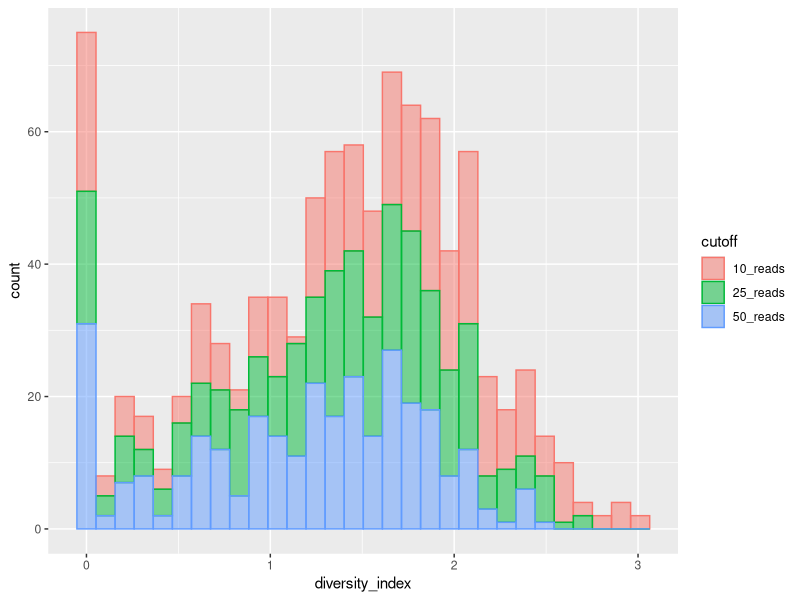
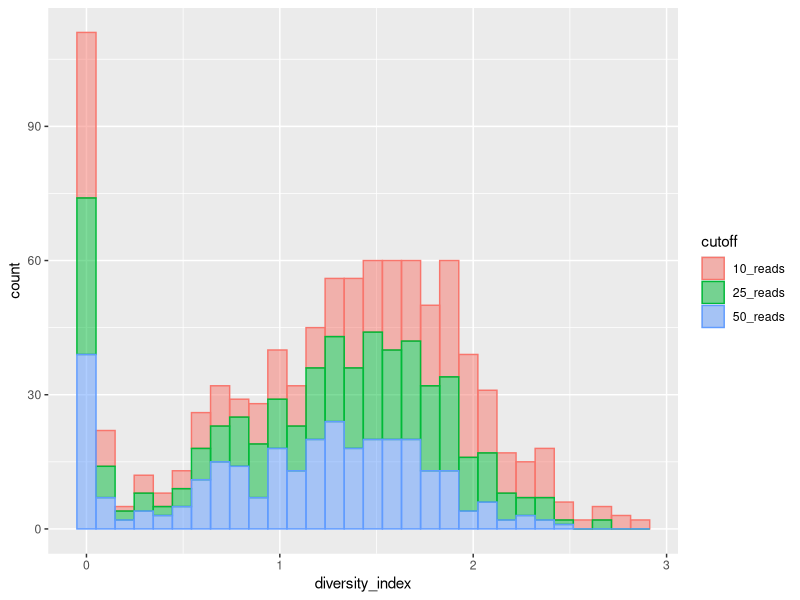
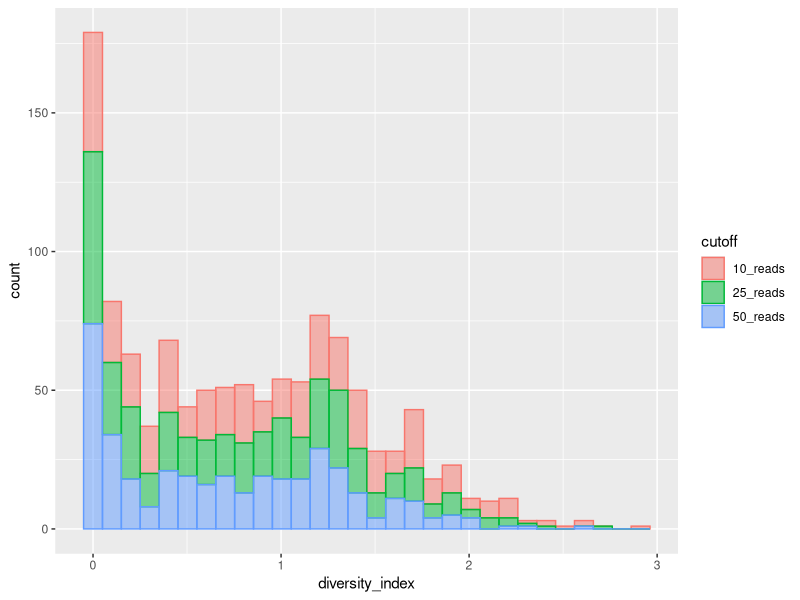
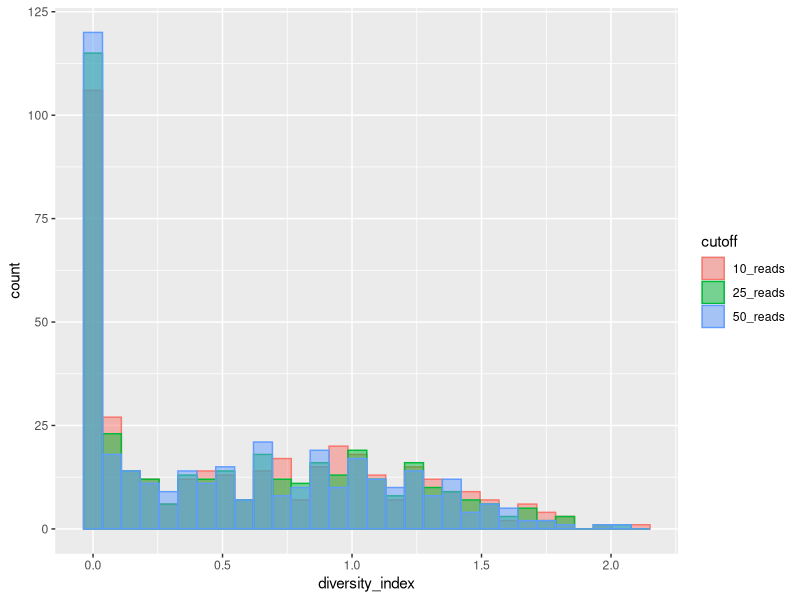

The R script that drew these images, in order: (Note: this script raises an error after producing the figures.)
## ---- chunk 1
library(tidyverse)
install.packages("reshape2") 
install.packages("reshape")
library(reshape)
library(reshape2)
## ---- chunk 2
diversity_species_trnL <- read_csv("../outputs/diversity_by_species_trnL_long.csv")

diversity_genus_trnL <- read_csv("../outputs/diversity_by_genus_trnL_long.csv")

diversity_species_ITS2 <- read_csv("../outputs/diversity_by_species_ITS2_long.csv")

diversity_genus_ITS2<- read_csv("../outputs/diversity_by_genus_ITS2_long.csv")
## ---- chunk 3
sum_diversity_species_trnL <- diversity_species_trnL %>% 
  group_by(cutoff) %>% 
  summarise(mean_diversity = mean(diversity_index, na.rm = TRUE),
            sd_diversity = sd(diversity_index, na.rm = TRUE))

## ---- chunk 4
ggplot(data = diversity_species_trnL, aes(x = diversity_index, color = cutoff, fill = cutoff)) +
  geom_histogram(alpha = 0.5)

## ---- chunk 5
#what is the best to run??
diversity_anova_species_trnL <- aov(diversity_index ~ cutoff, data = diversity_species_trnL)
summary(diversity_anova_species_trnL)
TukeyHSD(diversity_anova_species_trnL)
## ---- chunk 6
sum_diversity_genus_trnL <- diversity_genus_trnL %>% 
  group_by(cutoff) %>% 
  summarise(mean_diversity = mean(diversity_index, na.rm = TRUE),
            sd_diversity = sd(diversity_index, na.rm = TRUE))

## ---- chunk 7
ggplot(data = diversity_genus_trnL, aes(x = diversity_index, color = cutoff, fill = cutoff)) +
  geom_histogram(alpha = 0.5)

## ---- chunk 8
#what is the best to run??
diversity_anova_genus_trnL <- aov(diversity_index ~ cutoff, data = diversity_genus_trnL)
summary(diversity_anova_genus_trnL)
TukeyHSD(diversity_anova_genus_trnL)
## ---- chunk 9
sum_diversity_species_ITS2 <- diversity_species_ITS2 %>% 
  group_by(cutoff) %>% 
  summarise(mean_diversity = mean(diversity_index, na.rm = TRUE),
            sd_diversity = sd(diversity_index, na.rm = TRUE))

## ---- chunk 10
ggplot(data = diversity_species_ITS2, aes(x = diversity_index, color = cutoff, fill = cutoff)) +
  geom_histogram(alpha = 0.5)

## ---- chunk 11
#what is the best to run??
diversity_anova_species_ITS2 <- aov(diversity_index ~ cutoff, data = diversity_species_ITS2)
summary(diversity_anova_species_ITS2)
TukeyHSD(diversity_anova_species_ITS2)
## ---- chunk 12
sum_diversity_genus_ITS2 <- diversity_genus_ITS2 %>% 
  group_by(cutoff) %>% 
  summarise(mean_diversity = mean(diversity_index, na.rm = TRUE),
            sd_diversity = sd(diversity_index, na.rm = TRUE))

## ---- chunk 13
ggplot(data = diversity_genus_ITS2, aes(x = diversity_index, color = cutoff, fill = cutoff)) +
  geom_histogram(alpha = 0.5, position = "identity")

## ---- chunk 14
#what is the best to run??
diversity_anova_genus_ITS2 <- aov(diversity_index ~ cutoff, data = diversity_genus_ITS2)
summary(diversity_anova_genus_ITS2)
TukeyHSD(diversity_anova_genus_ITS2)
## ---- chunk 15
#help
diversity_genus_ITS2 <- diversity_genus_ITS2 %>% 
  mutate(type = "genus")

diversity_species_ITS2 <- diversity_species_ITS2 %>% 
  mutate(type = "species")

diversity_genus_trnL <- diversity_genus_trnL %>% 
  mutate(type = "genus",
         primer = "trnL")

diversity_species_trnL <- diversity_species_trnL %>% 
  mutate(type = "species",
         primer = "trnL")

## ---- chunk 16
# help
diversity_ITS2 <- diversity_species_ITS2 %>% 
  left_join(diversity_genus_ITS2, by = "SampleID") %>% 


diversity_ITS2_2 <- melt(diversity_ITS2,
                       id.vars = c("SampleID", "primer.y"),
                       variable.name = "type",
                       value.name = "diversity_index")
## ---- chunk 17

## ---- chunk 18
